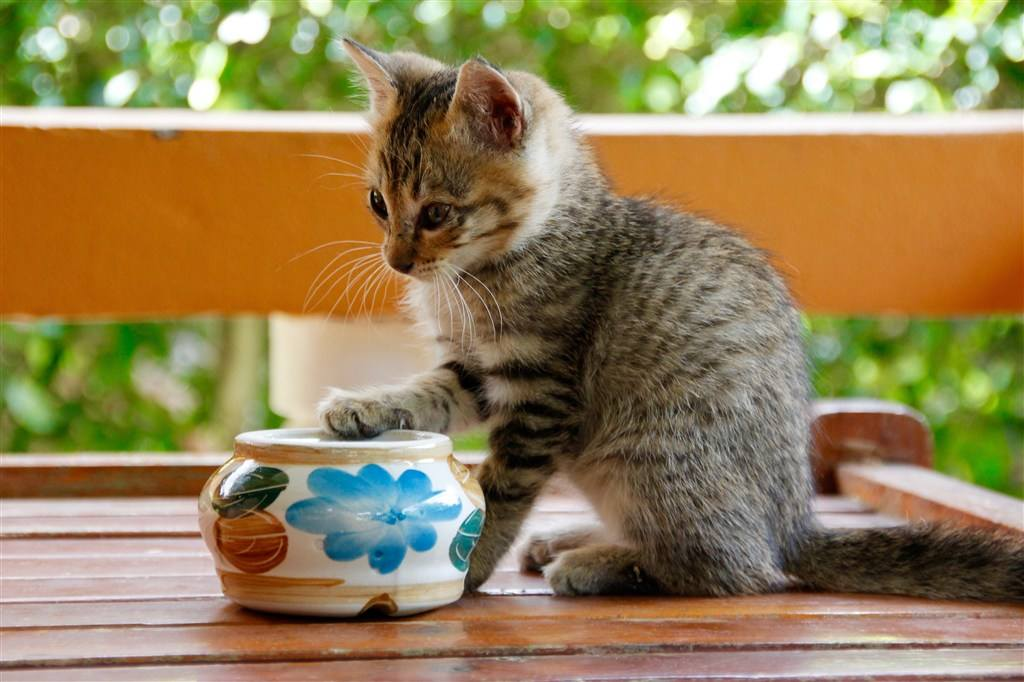
#> input picture python/old/code/image/cat.jpeg, 1024 x 682 px
$ python '3.4-1.2直方图的计算和绘制calcHist.py'
#> lines starting #> are read from the running program, lines starting #| are printed output that depends on the picture
'''
OpenCV图像处理-直方图

cv2.calcHist(images,channels,mask,histSize,ranges[,hist[,accumulate]])
    images: 原图像。当传入函数时应该用中括号 [] 括起来，例如：[img]。
    channels: 如果输入图像是灰度图，它的值就是 [0]；如果是彩色图像的话，传入的参数可以是 [0]，[1]，[2] 它们分别对应着通道 B，G，R。
    mask: 掩模图像。要统计整幅图像的直方图就把它设为 None。
        但是如果你想统计图像某一部分的直方图的话，你就需要制作一个掩模图像，并使用它。（后边有例子）
    histSize:BIN 的数目。也应该用中括号括起来，例如：[256]。
    ranges: 像素值范围，通常为 [0，256]

'''

import numpy as np
import cv2 as cv
from matplotlib import pyplot as plt


# 1 直接以灰度图的方式读入
img = cv.imread('../image/cat.jpeg', 0)
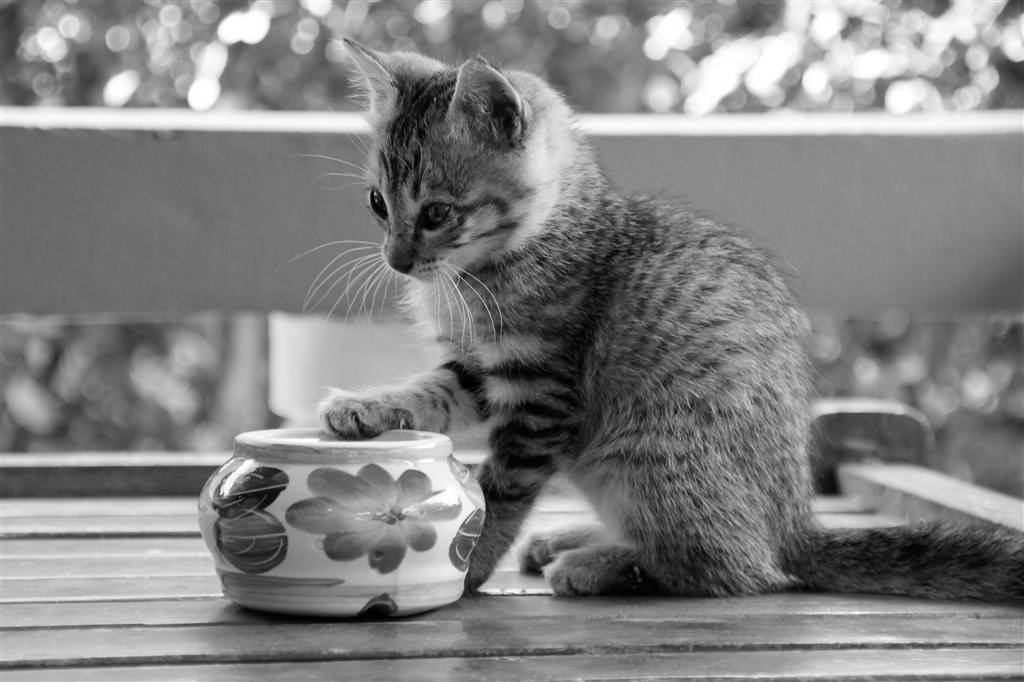
#> img: shape (682, 1024); min 0, max 255, mean 130.2


# 2. 统计直方图
# images: 原图像。当传入函数时应该用中括号 [] 括起来，例如：[img]。
# channels: 如果输入图像是灰度图，它的值就是 [0]；如果是彩色图像的话，传入的参数可以是 [0]，[1]，[2] 它们分别对应着通道 B，G，R。
# mask: 掩模图像。要统计整幅图像的直方图就把它设为 None。
#     但是如果你想统计图像某一部分的直方图的话，你就需要制作一个掩模图像，并使用它。（后边有例子）
# histSize:BIN的数目。也应该用中括号括起来，例如：[256]。
# ranges: 像素值范围，通常为 [0，256]
histr1 = cv.calcHist([img], [0], None, [256], [0, 256])
#> histr1 = 256 values, max 12840 at index 139, min 235 at index 1, mean 2728

# 一次只能有一个直方图
# histr2 = cv.calcHist([img], [1], None, [256], [0, 256])
# histr3 = cv.calcHist([img], [2], None, [256], [0, 256])


# 3.绘制灰度图
plt.figure(figsize=(10, 5), dpi=100)
# plot 折线图
plt.plot(histr1),plt.grid()
plt.show()
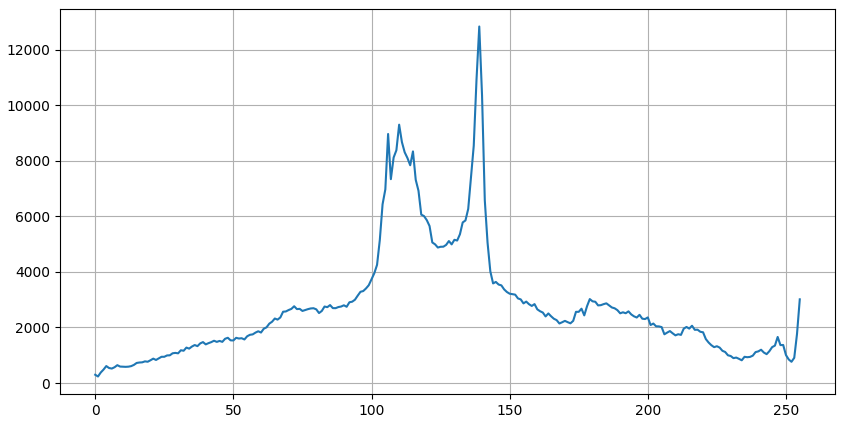
#> figure drawn by matplotlib, 1 panel; curve peaks at x = 139, y = 12840

$ run again, with python/old/code/image/ballon.jpeg copied over python/old/code/image/cat.jpeg
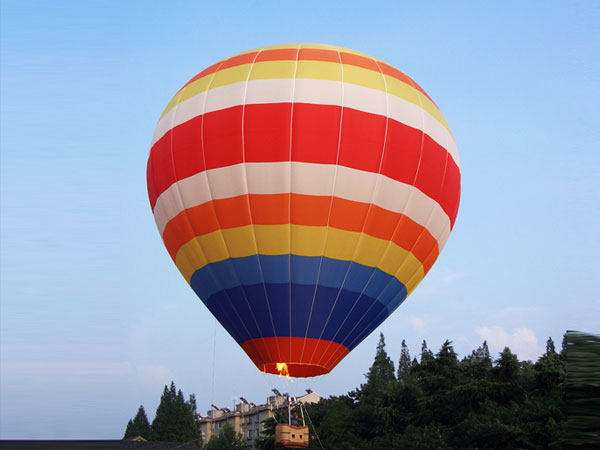
#> input picture python/old/code/image/ballon.jpeg, 600 x 450 px
#> `img = cv.imread('../image/cat.jpeg', 0)`:
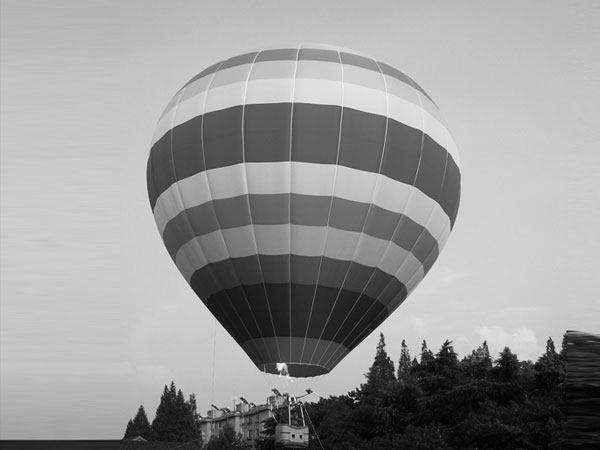
#> img: shape (450, 600); min 0, max 255, mean 152.5
#> histr1 = 256 values, max 10540 at index 202, min 1 at index 249, mean 1054.7
#> `plt.show()`:
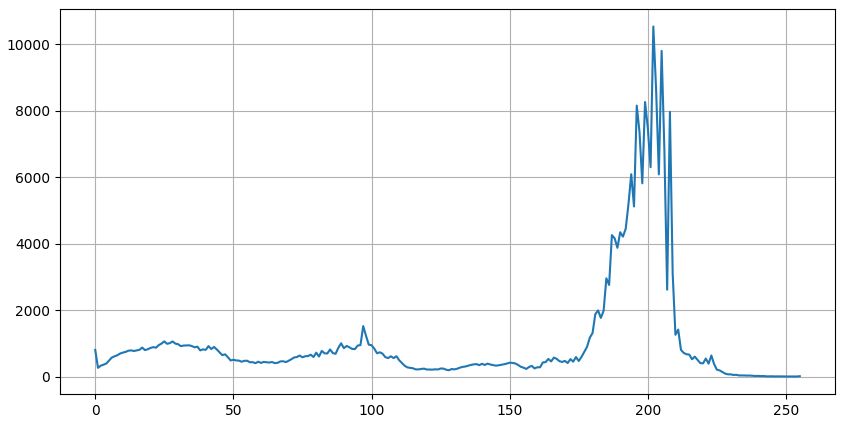
#> figure drawn by matplotlib, 1 panel; curve peaks at x = 202, y = 10540

$ run again, with python/old/code/image/deer.jpeg copied over python/old/code/image/cat.jpeg
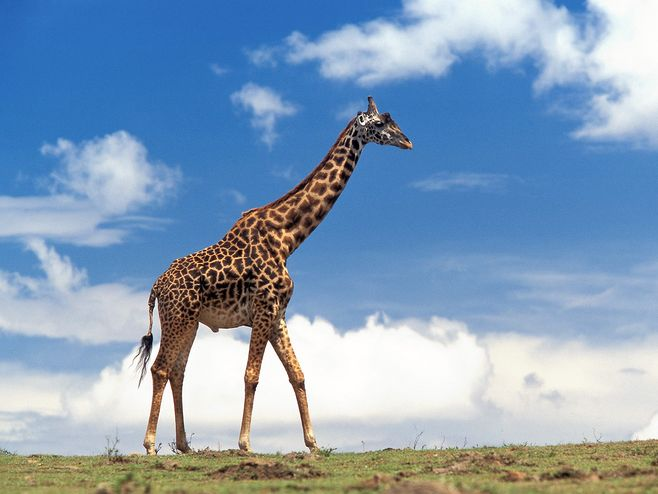
#> input picture python/old/code/image/deer.jpeg, 658 x 494 px
#> `img = cv.imread('../image/cat.jpeg', 0)`:
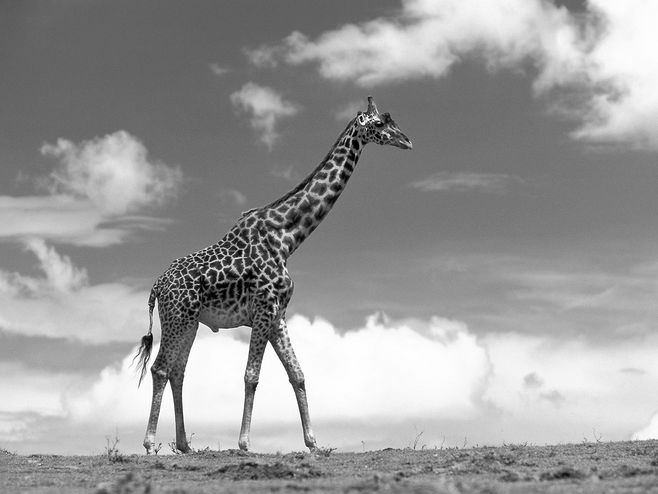
#> img: shape (494, 658); min 0, max 255, mean 154.3
#> histr1 = 256 values, max 6973 at index 100, min 30 at index 1, mean 1269.7
#> `plt.show()`:
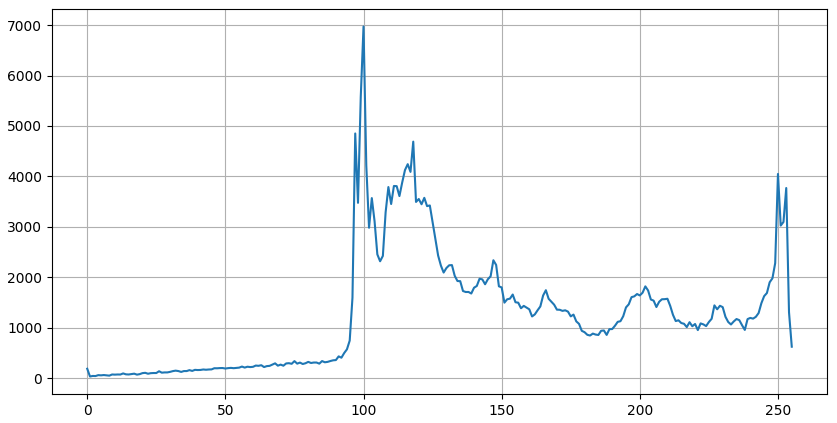
#> figure drawn by matplotlib, 1 panel; curve peaks at x = 100, y = 6973
